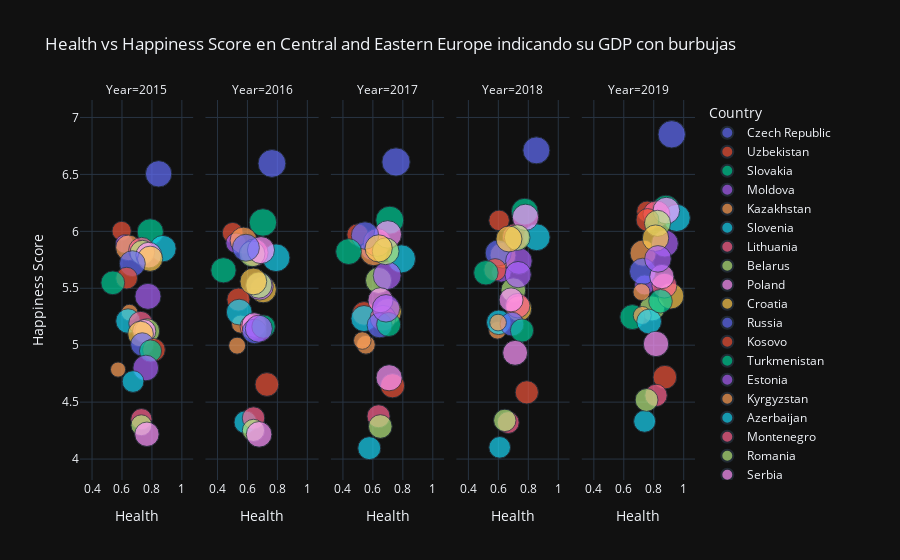

Notebook source saved alongside this figure:
### Markdown cell above
_**Central and Eastern Europa**_

### Code cell
df_region_europe2 = df_final[df_final['Region']=='Central and Eastern Europe'] 
fig = px.scatter(df_region_europe2,
                x = 'Health (Life Expectancy)',
                y = 'Happiness Score',
                color = 'Country',
                size = 'Economy (GDP per Capita)', 
                template='plotly_dark',
                facet_col = 'Year',
                facet_col_wrap = 5,
                labels ={"Health (Life Expectancy)":"Health"},
                title = 'Health vs Happiness Score en Central and Eastern Europe indicando su GDP con burbujas',
                )
fig.show()
